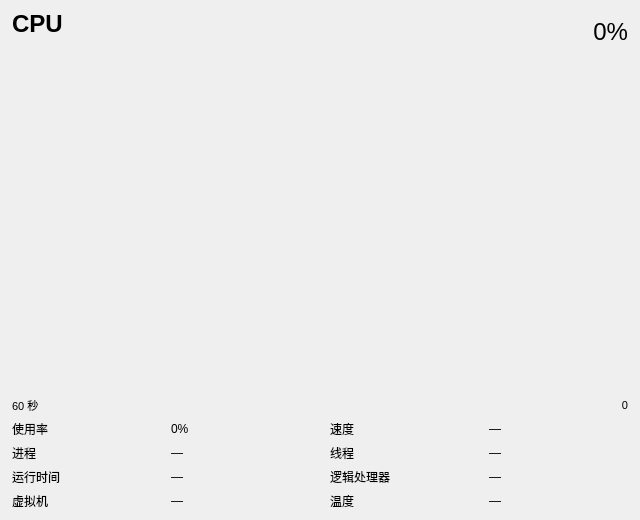
<?xml version="1.0" encoding="UTF-8"?>
<ui version="4.0">
 <class>CpuDetailWidget</class>
 <widget class="QWidget" name="CpuDetailWidget">
  <property name="geometry">
   <rect><x>0</x><y>0</y><width>640</width><height>520</height></rect>
  </property>
  <layout class="QVBoxLayout" name="verticalLayout" stretch="0,1,0,0">
   <property name="leftMargin"><number>12</number></property>
   <property name="topMargin"><number>10</number></property>
   <property name="rightMargin"><number>12</number></property>
   <property name="bottomMargin"><number>10</number></property>
   <property name="spacing"><number>6</number></property>

   <!-- Header row: title + model name + utilisation % -->
   <item>
    <layout class="QHBoxLayout" name="headerLayout" stretch="1,0">
     <item>
      <layout class="QVBoxLayout" name="headerLabelLayout">
       <property name="spacing"><number>2</number></property>
       <item>
        <widget class="QLabel" name="titleLabel">
         <property name="text"><string>CPU</string></property>
         <property name="styleSheet"><string>font-size: 18pt; font-weight: bold;</string></property>
        </widget>
       </item>
       <item>
        <widget class="QLabel" name="modelNameLabel">
         <property name="text"><string></string></property>
         <property name="styleSheet"><string>font-size: 8pt;</string></property>
         <property name="wordWrap"><bool>true</bool></property>
        </widget>
       </item>
      </layout>
     </item>
     <item>
      <widget class="QLabel" name="utilizationLabel">
       <property name="text"><string>0%</string></property>
       <property name="alignment"><set>Qt::AlignRight|Qt::AlignVCenter</set></property>
       <property name="styleSheet"><string>font-size: 18pt;</string></property>
      </widget>
     </item>
    </layout>
   </item>

   <!-- Graph container — CpuGraphArea is inserted here at runtime -->
   <item>
    <widget class="QWidget" name="graphAreaContainer">
     <property name="minimumHeight"><number>180</number></property>
     <property name="sizePolicy">
      <sizepolicy hsizetype="Expanding" vsizetype="Expanding">
       <horstretch>0</horstretch>
       <verstretch>1</verstretch>
      </sizepolicy>
     </property>
    </widget>
   </item>

   <!-- Time axis labels -->
   <item>
    <layout class="QHBoxLayout" name="timeAxisLayout">
     <item>
      <widget class="QLabel" name="timeLeftLabel">
       <property name="text"><string>60 秒</string></property>
       <property name="styleSheet"><string>font-size: 8pt;</string></property>
      </widget>
     </item>
     <item>
      <spacer>
       <property name="orientation"><enum>Qt::Horizontal</enum></property>
       <property name="sizeHint" stdset="0"><size><width>40</width><height>0</height></size></property>
      </spacer>
     </item>
     <item>
      <widget class="QLabel" name="timeRightLabel">
       <property name="text"><string>0</string></property>
       <property name="alignment"><set>Qt::AlignRight|Qt::AlignVCenter</set></property>
       <property name="styleSheet"><string>font-size: 8pt;</string></property>
      </widget>
     </item>
    </layout>
   </item>

   <!-- Stats grid: 3 columns of label/value pairs -->
   <item>
    <layout class="QGridLayout" name="statsGrid">
     <property name="horizontalSpacing"><number>20</number></property>
     <property name="verticalSpacing"><number>6</number></property>

     <!-- Row 0 -->
     <item row="0" column="0"><widget class="QLabel"><property name="text"><string>使用率</string></property><property name="styleSheet"><string></string></property></widget></item>
     <item row="0" column="1"><widget class="QLabel" name="statUtilValue"><property name="text"><string>0%</string></property></widget></item>
     <item row="0" column="2"><widget class="QLabel"><property name="text"><string>速度</string></property><property name="styleSheet"><string></string></property></widget></item>
     <item row="0" column="3"><widget class="QLabel" name="statSpeedValue"><property name="text"><string>—</string></property></widget></item>

     <!-- Row 1 -->
     <item row="1" column="0"><widget class="QLabel"><property name="text"><string>进程</string></property><property name="styleSheet"><string></string></property></widget></item>
     <item row="1" column="1"><widget class="QLabel" name="statProcessesValue"><property name="text"><string>—</string></property></widget></item>
     <item row="1" column="2"><widget class="QLabel"><property name="text"><string>线程</string></property><property name="styleSheet"><string></string></property></widget></item>
     <item row="1" column="3"><widget class="QLabel" name="statThreadsValue"><property name="text"><string>—</string></property></widget></item>

     <!-- Row 2 -->
     <item row="2" column="0"><widget class="QLabel"><property name="text"><string>运行时间</string></property><property name="styleSheet"><string></string></property></widget></item>
     <item row="2" column="1"><widget class="QLabel" name="statUptimeValue"><property name="text"><string>—</string></property></widget></item>
     <item row="2" column="2"><widget class="QLabel"><property name="text"><string>逻辑处理器</string></property><property name="styleSheet"><string></string></property></widget></item>
     <item row="2" column="3"><widget class="QLabel" name="statLogicalCpusValue"><property name="text"><string>—</string></property></widget></item>

     <!-- Row 3 -->
     <item row="3" column="0"><widget class="QLabel"><property name="text"><string>虚拟机</string></property><property name="styleSheet"><string></string></property></widget></item>
     <item row="3" column="1"><widget class="QLabel" name="statVmValue"><property name="text"><string>—</string></property></widget></item>
     <item row="3" column="2"><widget class="QLabel"><property name="text"><string>温度</string></property><property name="styleSheet"><string></string></property></widget></item>
     <item row="3" column="3"><widget class="QLabel" name="statTempValue"><property name="text"><string>—</string></property></widget></item>

    </layout>
   </item>

  </layout>
 </widget>
 <resources/>
 <connections/>
</ui>
